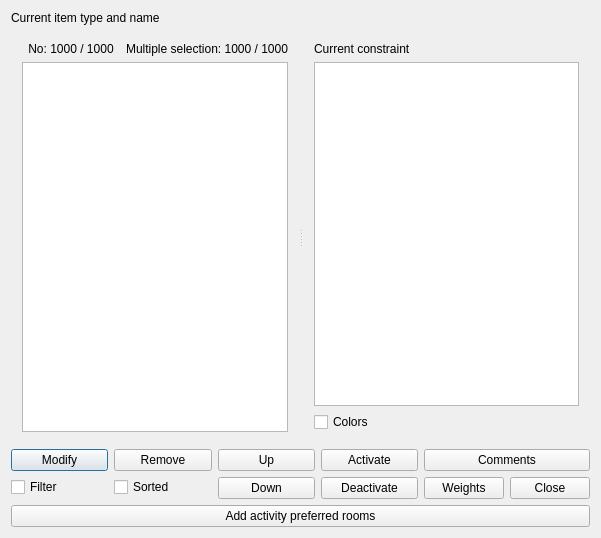
<?xml version="1.0" encoding="UTF-8"?>
<ui version="4.0">
 <class>ListOfRelatedSpaceConstraintsForm_template</class>
 <widget class="QDialog" name="ListOfRelatedSpaceConstraintsForm_template">
  <property name="geometry">
   <rect>
    <x>0</x>
    <y>0</y>
    <width>601</width>
    <height>538</height>
   </rect>
  </property>
  <property name="windowTitle">
   <string extracomment="This is the title of the dialog to see the list of all constraints of this type">Related space constraints</string>
  </property>
  <layout class="QGridLayout" name="gridLayout">
   <item row="2" column="0">
    <layout class="QVBoxLayout" name="verticalLayout_3">
     <item>
      <widget class="QPushButton" name="modifyConstraintPushButton">
       <property name="text">
        <string>Modify</string>
       </property>
      </widget>
     </item>
     <item>
      <widget class="QCheckBox" name="filterCheckBox">
       <property name="text">
        <string>Filter</string>
       </property>
      </widget>
     </item>
    </layout>
   </item>
   <item row="2" column="3">
    <layout class="QVBoxLayout" name="verticalLayout_6">
     <item>
      <widget class="QPushButton" name="activatePushButton">
       <property name="text">
        <string comment="Refers to activating a space constraint">Activate</string>
       </property>
      </widget>
     </item>
     <item>
      <widget class="QPushButton" name="deactivatePushButton">
       <property name="text">
        <string comment="Refers to deactivating a space constraint">Deactivate</string>
       </property>
      </widget>
     </item>
    </layout>
   </item>
   <item row="3" column="0" colspan="5">
    <widget class="QPushButton" name="addConstraintPushButton">
     <property name="text">
      <string comment="Add a new constraint of type 'activity preferred rooms'">Add activity preferred rooms</string>
     </property>
    </widget>
   </item>
   <item row="0" column="0" colspan="5">
    <widget class="QLabel" name="currentItemLabel">
     <property name="text">
      <string notr="true">Current item type and name</string>
     </property>
     <property name="wordWrap">
      <bool>true</bool>
     </property>
    </widget>
   </item>
   <item row="1" column="0" colspan="5">
    <widget class="QSplitter" name="splitter">
     <property name="sizePolicy">
      <sizepolicy hsizetype="Expanding" vsizetype="Expanding">
       <horstretch>0</horstretch>
       <verstretch>0</verstretch>
      </sizepolicy>
     </property>
     <property name="orientation">
      <enum>Qt::Horizontal</enum>
     </property>
     <widget class="QWidget" name="layoutWidget">
      <layout class="QVBoxLayout" name="verticalLayout_2">
       <item>
        <layout class="QHBoxLayout" name="horizontalLayout">
         <item>
          <widget class="QLabel" name="constraintsTextLabel">
           <property name="frameShape">
            <enum>QFrame::NoFrame</enum>
           </property>
           <property name="frameShadow">
            <enum>QFrame::Plain</enum>
           </property>
           <property name="text">
            <string notr="true">No: 1000 / 1000</string>
           </property>
           <property name="alignment">
            <set>Qt::AlignCenter</set>
           </property>
           <property name="wordWrap">
            <bool>false</bool>
           </property>
          </widget>
         </item>
         <item>
          <widget class="QLabel" name="mSLabel">
           <property name="text">
            <string notr="true">Multiple selection: 1000 / 1000</string>
           </property>
           <property name="alignment">
            <set>Qt::AlignCenter</set>
           </property>
          </widget>
         </item>
        </layout>
       </item>
       <item>
        <widget class="QListWidget" name="constraintsListWidget"/>
       </item>
      </layout>
     </widget>
     <widget class="QWidget" name="layoutWidget2">
      <layout class="QVBoxLayout" name="verticalLayout">
       <item>
        <widget class="QLabel" name="currentConstraintTextLabel">
         <property name="text">
          <string>Current constraint</string>
         </property>
         <property name="wordWrap">
          <bool>false</bool>
         </property>
        </widget>
       </item>
       <item>
        <widget class="QTextEdit" name="currentConstraintTextEdit"/>
       </item>
       <item>
        <widget class="QCheckBox" name="colorsCheckBox">
         <property name="text">
          <string>Colors</string>
         </property>
        </widget>
       </item>
      </layout>
     </widget>
    </widget>
   </item>
   <item row="2" column="1">
    <layout class="QVBoxLayout" name="verticalLayout_4">
     <item>
      <widget class="QPushButton" name="removeConstraintsPushButton">
       <property name="text">
        <string>Remove</string>
       </property>
      </widget>
     </item>
     <item>
      <widget class="QCheckBox" name="sortedCheckBox">
       <property name="text">
        <string comment="It refers to space constraints">Sorted</string>
       </property>
      </widget>
     </item>
    </layout>
   </item>
   <item row="2" column="4">
    <layout class="QVBoxLayout" name="verticalLayout_7">
     <item>
      <widget class="QPushButton" name="commentsPushButton">
       <property name="text">
        <string>Comments</string>
       </property>
      </widget>
     </item>
     <item>
      <layout class="QHBoxLayout" name="horizontalLayout_2">
       <item>
        <widget class="QPushButton" name="weightsPushButton">
         <property name="text">
          <string comment="With this button we can change the weights of all the selected space constraints">Weights</string>
         </property>
        </widget>
       </item>
       <item>
        <widget class="QPushButton" name="closePushButton">
         <property name="text">
          <string>Close</string>
         </property>
        </widget>
       </item>
      </layout>
     </item>
    </layout>
   </item>
   <item row="2" column="2">
    <layout class="QVBoxLayout" name="verticalLayout_8">
     <item>
      <widget class="QPushButton" name="moveSpaceConstraintUpPushButton">
       <property name="text">
        <string comment="It means move the item up in the list">Up</string>
       </property>
      </widget>
     </item>
     <item>
      <widget class="QPushButton" name="moveSpaceConstraintDownPushButton">
       <property name="text">
        <string comment="It means move the item down in the list">Down</string>
       </property>
      </widget>
     </item>
    </layout>
   </item>
  </layout>
 </widget>
 <layoutdefault spacing="6" margin="11"/>
 <resources/>
 <connections/>
</ui>
